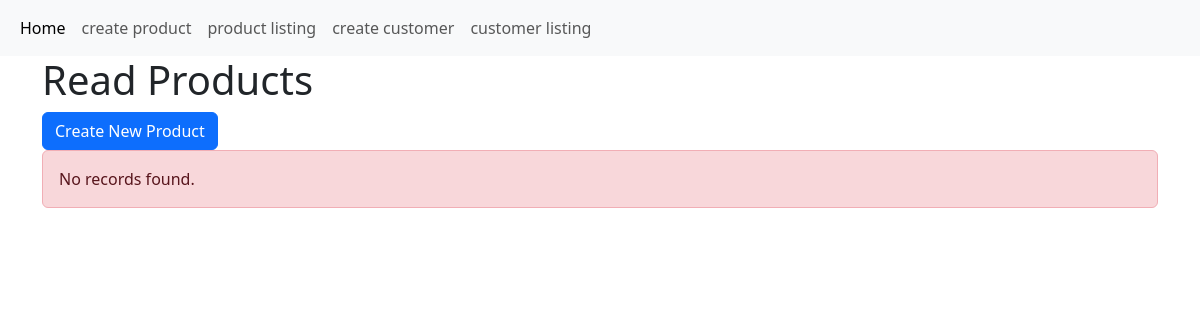
The app's page /product_listing.php, older data.
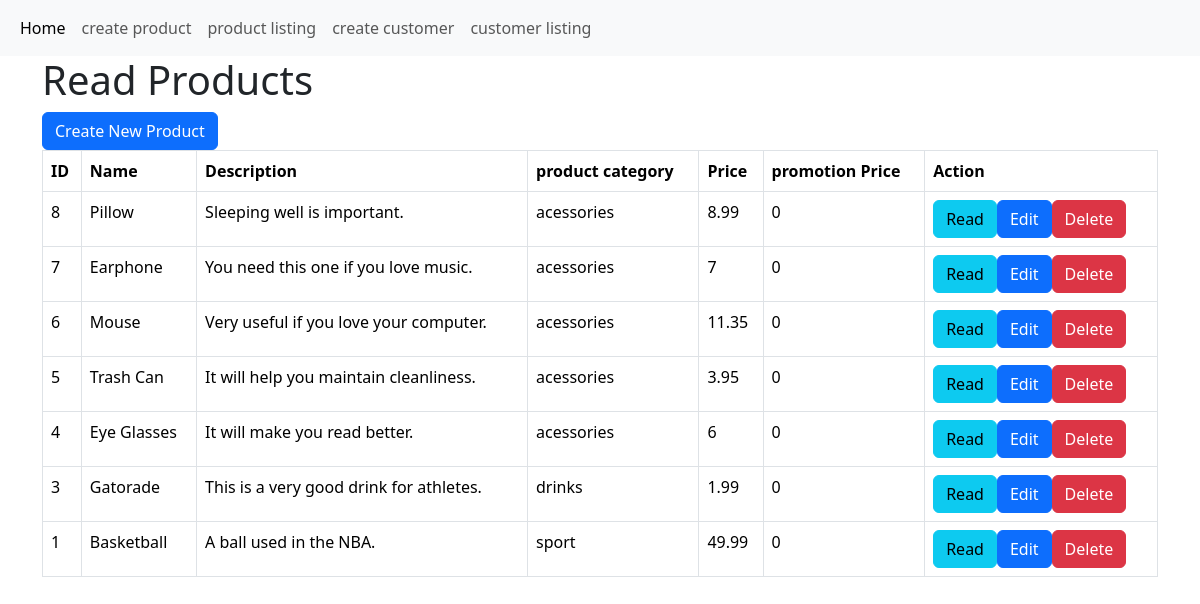
The same page, newer data.
### tables this page shows
CREATE TABLE IF NOT EXISTS `products` (
  `id` int(11) NOT NULL AUTO_INCREMENT,
  `name` varchar(128) NOT NULL,
  `description` text NOT NULL,
  `product_cat` int(11) NOT NULL,
  `price` double NOT NULL,
  `promotion_price` double NOT NULL,
  `manufacture_date` date DEFAULT NULL,
  `expired_date` date DEFAULT NULL,
  PRIMARY KEY (`id`)
);

CREATE TABLE IF NOT EXISTS `product_cat` (
  `product_cat_id` int(11) NOT NULL,
  `product_cat_name` varchar(100) NOT NULL,
  `product_cat_description` text NOT NULL,
  PRIMARY KEY (`product_cat_id`)
);

### product_listing.php (the view, shortened to what this page needs)
<!DOCTYPE HTML>
<html>
    <?php include 'menu.php'?>
<head>
    <link href="https://cdn.jsdelivr.net/npm/bootstrap@5.3.3/dist/css/bootstrap.min.css" rel="stylesheet">
</head>
<body>
    <div class="container">
        <div class="page-header">
            <h1>Read Products</h1>
        </div>
        <?php
include 'config/database.php';
$query = "SELECT * FROM products INNER JOIN product_cat on products.product_cat=product_cat.product_cat_id ORDER BY id DESC";
$stmt = $con->prepare($query);
$stmt->execute();
$num = $stmt->rowCount();
echo "<a href='product_create.php' class='btn btn-primary m-b-1em'>Create New Product</a>";
if($num>0){
    echo "<table class='table table-hover table-responsive table-bordered'>";
    echo "<tr>";
        echo "<th>ID</th>";
        echo "<th>Name</th>";
        echo "<th>Description</th>";
        echo "<th>product category</th>";
        echo "<th>Price</th>";
        echo "<th>promotion Price</th>";
        echo "<th>Action</th>";
    echo "</tr>";
while ($row = $stmt->fetch(PDO::FETCH_ASSOC)){
    extract($row);
    echo "<tr>";
        echo "<td>{$id}</td>";
        echo "<td>{$name}</td>";
        echo "<td>{$description}</td>";
        echo "<td>{$product_cat_name}</td>";
        echo "<td>{$price}</td>";
        echo "<td>{$promotion_price}</td>";
        echo "<td>";
            echo "<a href='product_details.php?id={$id}' class='btn btn-info m-r-1em'>Read</a>";
            echo "<a href='product_update.php?id={$id}' class='btn btn-primary m-r-1em'>Edit</a>";
            echo "<a href='#' onclick='delete_user({$id});'  class='btn btn-danger'>Delete</a>";
        echo "</td>";
    echo "</tr>";
}
echo "</table>";
}
else{
    echo "<div class='alert alert-danger'>No records found.</div>";
}
?>
    </div>
</body>
</html>

Row changes from the older to the newer data that the page shows:
now on this page (row edited): products: id "8", name "Pillow", description "Sleeping well is important.", product_cat.product_cat_name "acessories", price "8.99", promotion_price "0"
now on this page (row edited): products: id "7", name "Earphone", description "You need this one if you love music.", product_cat.product_cat_name "acessories", price "7", promotion_price "0"
now on this page (row edited): products: id "6", name "Mouse", description "Very useful if you love your computer.", product_cat.product_cat_name "acessories", price "11.35", promotion_price "0"
now on this page (row edited): products: id "5", name "Trash Can", description "It will help you maintain cleanliness.", product_cat.product_cat_name "acessories", price "3.95", promotion_price "0"
now on this page (row edited): products: id "4", name "Eye Glasses", description "It will make you read better.", product_cat.product_cat_name "acessories", price "6", promotion_price "0"
now on this page (row edited): products: id "3", name "Gatorade", description "This is a very good drink for athletes.", product_cat.product_cat_name "drinks", price "1.99", promotion_price "0"
now on this page (row edited): products: id "1", name "Basketball", description "A ball used in the NBA.", product_cat.product_cat_name "sport", price "49.99", promotion_price "0"
Text that changed along with them:
text no longer shown: "No records found."
text now shown: "ID Name Description product category Price promotion Price Action"
